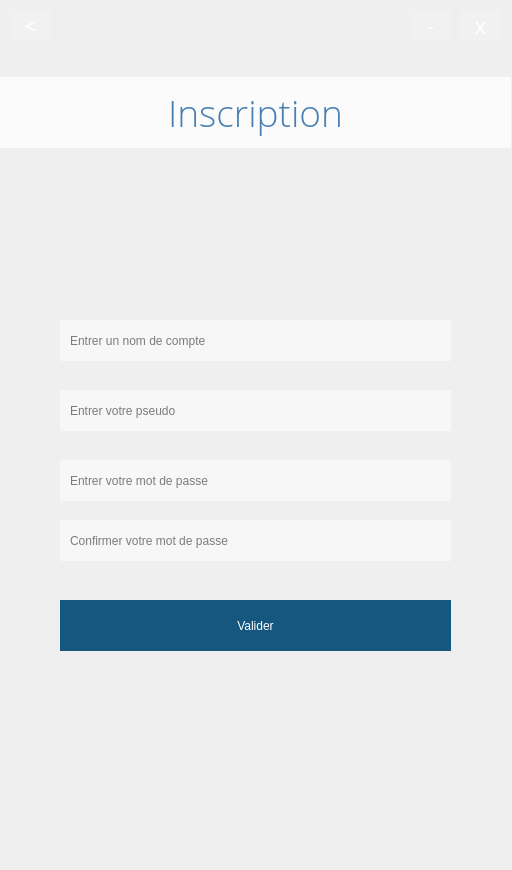
<?xml version="1.0" encoding="UTF-8"?>
<ui version="4.0">
 <class>BabelInscription</class>
 <widget class="QWidget" name="BabelInscription">
  <property name="geometry">
   <rect>
    <x>0</x>
    <y>0</y>
    <width>512</width>
    <height>870</height>
   </rect>
  </property>
  <property name="windowTitle">
   <string>Inscription</string>
  </property>
  <property name="styleSheet">
   <string notr="true">background-image: url(:/background_image.png);
</string>
  </property>
  <widget class="QPushButton" name="close">
   <property name="geometry">
    <rect>
     <x>460</x>
     <y>10</y>
     <width>41</width>
     <height>31</height>
    </rect>
   </property>
   <property name="font">
    <font>
     <family>Small Fonts</family>
     <pointsize>16</pointsize>
    </font>
   </property>
   <property name="styleSheet">
    <string notr="true">background: none;
border: none;
background-color: rgba(255, 255, 255, 32);
color: rgb(255, 255, 255);</string>
   </property>
   <property name="text">
    <string>x</string>
   </property>
  </widget>
  <widget class="QPushButton" name="minimize">
   <property name="geometry">
    <rect>
     <x>410</x>
     <y>10</y>
     <width>41</width>
     <height>31</height>
    </rect>
   </property>
   <property name="font">
    <font>
     <family>Small Fonts</family>
     <pointsize>16</pointsize>
    </font>
   </property>
   <property name="styleSheet">
    <string notr="true">background: none;
border: none;
background-color: rgba(255, 255, 255, 32);
color: rgb(255, 255, 255);
</string>
   </property>
   <property name="text">
    <string>-</string>
   </property>
  </widget>
  <widget class="QPushButton" name="back">
   <property name="geometry">
    <rect>
     <x>10</x>
     <y>10</y>
     <width>41</width>
     <height>31</height>
    </rect>
   </property>
   <property name="font">
    <font>
     <family>Small Fonts</family>
     <pointsize>16</pointsize>
    </font>
   </property>
   <property name="styleSheet">
    <string notr="true">background: none;
border: none;
background-color: rgba(255, 255, 255, 32);
color: rgb(255, 255, 255);
</string>
   </property>
   <property name="text">
    <string>&lt;</string>
   </property>
  </widget>
  <widget class="QPushButton" name="ok">
   <property name="geometry">
    <rect>
     <x>60</x>
     <y>600</y>
     <width>391</width>
     <height>51</height>
    </rect>
   </property>
   <property name="styleSheet">
    <string notr="true">background: none;
background-color: rgb(22, 87, 127);
color: rgb(255, 255, 255);
font: 12pt &quot;Verdana&quot;;
border-style: outset;
      </string>
   </property>
   <property name="text">
    <string>Valider</string>
   </property>
  </widget>
  <widget class="QLineEdit" name="emailEdit">
   <property name="geometry">
    <rect>
     <x>60</x>
     <y>320</y>
     <width>391</width>
     <height>41</height>
    </rect>
   </property>
   <property name="styleSheet">
    <string notr="true">background: none;
border: none;
background-color: rgba(255, 255, 255, 128);
color: rgb(0, 0, 0);
font: 10pt &quot;Verdana&quot;;
padding: 8px;

      </string>
   </property>
   <property name="placeholderText">
    <string>Entrer un nom de compte</string>
   </property>
  </widget>
  <widget class="QLineEdit" name="pwdEdit1">
   <property name="geometry">
    <rect>
     <x>60</x>
     <y>460</y>
     <width>391</width>
     <height>41</height>
    </rect>
   </property>
   <property name="styleSheet">
    <string notr="true">background: none;
border: none;
background-color: rgba(255, 255, 255, 128);
color: #000;
font: 10pt &quot;Verdana&quot;;
lineedit-password-character: 9679;
padding: 8px;
      </string>
   </property>
   <property name="placeholderText">
    <string>Entrer votre mot de passe</string>
   </property>
  </widget>
  <widget class="QLineEdit" name="pwdEdit2">
   <property name="geometry">
    <rect>
     <x>60</x>
     <y>520</y>
     <width>391</width>
     <height>41</height>
    </rect>
   </property>
   <property name="styleSheet">
    <string notr="true">background: none;
border: none;
background-color: rgba(255, 255, 255, 128);
color: #000;
font: 10pt &quot;Verdana&quot;;
lineedit-password-character: 9679;
padding: 8px;
      </string>
   </property>
   <property name="placeholderText">
    <string>Confirmer votre mot de passe</string>
   </property>
  </widget>
  <widget class="QLabel" name="title">
   <property name="geometry">
    <rect>
     <x>0</x>
     <y>77</y>
     <width>511</width>
     <height>71</height>
    </rect>
   </property>
   <property name="font">
    <font>
     <family>Open Sans Light</family>
     <pointsize>28</pointsize>
     <weight>50</weight>
     <italic>false</italic>
     <bold>false</bold>
    </font>
   </property>
   <property name="styleSheet">
    <string notr="true">background: none;
background-color: rgba(255, 255, 255, 192);
color: rgba(15, 87, 154, 192);
font: 28pt &quot;Open Sans Light&quot;;
</string>
   </property>
   <property name="text">
    <string>Inscription</string>
   </property>
   <property name="alignment">
    <set>Qt::AlignCenter</set>
   </property>
  </widget>
  <widget class="QLineEdit" name="pseudoEdit">
   <property name="geometry">
    <rect>
     <x>60</x>
     <y>390</y>
     <width>391</width>
     <height>41</height>
    </rect>
   </property>
   <property name="styleSheet">
    <string notr="true">background: none;
border: none;
background-color: rgba(255, 255, 255, 128);
color: rgb(0, 0, 0);
font: 10pt &quot;Verdana&quot;;
padding: 8px;

      </string>
   </property>
   <property name="placeholderText">
    <string>Entrer votre pseudo</string>
   </property>
  </widget>
  <zorder>pseudoEdit</zorder>
  <zorder>minimize</zorder>
  <zorder>back</zorder>
  <zorder>ok</zorder>
  <zorder>emailEdit</zorder>
  <zorder>pwdEdit1</zorder>
  <zorder>pwdEdit2</zorder>
  <zorder>title</zorder>
  <zorder>close</zorder>
 </widget>
 <tabstops>
  <tabstop>emailEdit</tabstop>
  <tabstop>pseudoEdit</tabstop>
  <tabstop>pwdEdit1</tabstop>
  <tabstop>pwdEdit2</tabstop>
  <tabstop>ok</tabstop>
  <tabstop>back</tabstop>
  <tabstop>minimize</tabstop>
  <tabstop>close</tabstop>
 </tabstops>
 <resources>
  <include location="../resources/BabelMainWindow.qrc"/>
 </resources>
 <connections>
  <connection>
   <sender>close</sender>
   <signal>clicked()</signal>
   <receiver>BabelInscription</receiver>
   <slot>close()</slot>
   <hints>
    <hint type="sourcelabel">
     <x>480</x>
     <y>25</y>
    </hint>
    <hint type="destinationlabel">
     <x>255</x>
     <y>434</y>
    </hint>
   </hints>
  </connection>
  <connection>
   <sender>minimize</sender>
   <signal>clicked()</signal>
   <receiver>BabelInscription</receiver>
   <slot>showMinimized()</slot>
   <hints>
    <hint type="sourcelabel">
     <x>430</x>
     <y>25</y>
    </hint>
    <hint type="destinationlabel">
     <x>255</x>
     <y>434</y>
    </hint>
   </hints>
  </connection>
  <connection>
   <sender>back</sender>
   <signal>clicked()</signal>
   <receiver>BabelInscription</receiver>
   <slot>hide()</slot>
   <hints>
    <hint type="sourcelabel">
     <x>30</x>
     <y>25</y>
    </hint>
    <hint type="destinationlabel">
     <x>255</x>
     <y>434</y>
    </hint>
   </hints>
  </connection>
 </connections>
</ui>
